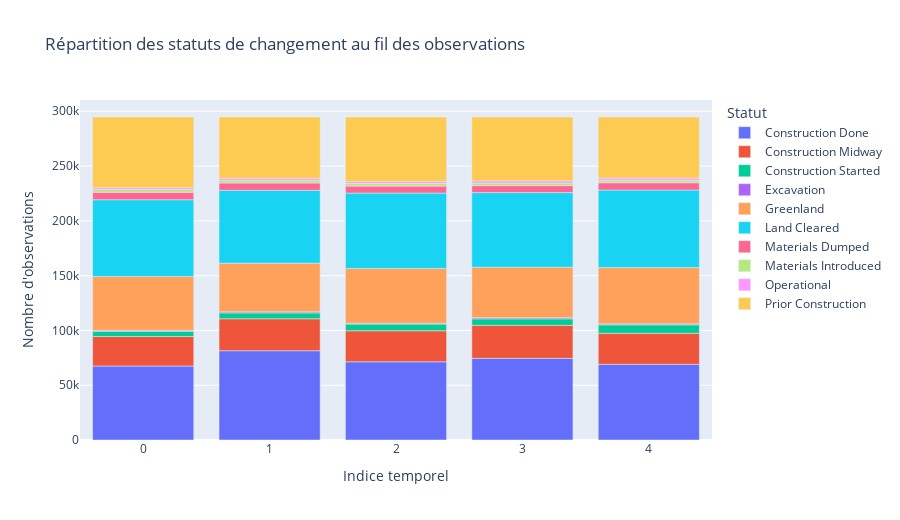

This figure's notebook cell:
### Code cell
status_counts = (
    df_status_long
    .groupby(["timepoint", "status"])
    .size()
    .reset_index(name="count")
)

fig = px.bar(
    status_counts,
    x="timepoint",
    y="count",
    color="status",
    title="Répartition des statuts de changement au fil des observations",
)

fig.update_layout(
    xaxis_title="Indice temporel",
    yaxis_title="Nombre d'observations",
    height=520,
    legend_title="Statut"
)

fig.show()

### Figure 1 — Plotly figure (JSON) as saved in the notebook; plotly's stock layout.template omitted (floating-point values rounded to 4 significant figures)
{"data": [{"hovertemplate": "status=Construction Done<br>timepoint=%{x}<br>count=%{y}<extra></extra>", "legendgroup": "Construction Done", "marker": {"color": "#636efa", "pattern": {"shape": ""}}, "name": "Construction Done", "orientation": "v", "showlegend": true, "textposition": "auto", "type": "bar", "x": [0, 1, 2, 3, 4], "xaxis": "x", "y": [67503, 81486, 71377, 74519, 69058], "yaxis": "y"}, {"hovertemplate": "status=Construction Midway<br>timepoint=%{x}<br>count=%{y}<extra></extra>", "legendgroup": "Construction Midway", "marker": {"color": "#EF553B", "pattern": {"shape": ""}}, "name": "Construction Midway", "orientation": "v", "showlegend": true, "textposition": "auto", "type": "bar", "x": [0, 1, 2, 3, 4], "xaxis": "x", "y": [26954, 29142, 28351, 30140, 28368], "yaxis": "y"}, {"hovertemplate": "status=Construction Started<br>timepoint=%{x}<br>count=%{y}<extra></extra>", "legendgroup": "Construction Started", "marker": {"color": "#00cc96", "pattern": {"shape": ""}}, "name": "Construction Started", "orientation": "v", "showlegend": true, "textposition": "auto", "type": "bar", "x": [0, 1, 2, 3, 4], "xaxis": "x", "y": [4694, 5375, 6053, 5939, 7636], "yaxis": "y"}, {"hovertemplate": "status=Excavation<br>timepoint=%{x}<br>count=%{y}<extra></extra>", "legendgroup": "Excavation", "marker": {"color": "#ab63fa", "pattern": {"shape": ""}}, "name": "Excavation", "orientation": "v", "showlegend": true, "textposition": "auto", "type": "bar", "x": [0, 1, 2, 3, 4], "xaxis": "x", "y": [898, 928, 816, 1068, 937], "yaxis": "y"}, {"hovertemplate": "status=Greenland<br>timepoint=%{x}<br>count=%{y}<extra></extra>", "legendgroup": "Greenland", "marker": {"color": "#FFA15A", "pattern": {"shape": ""}}, "name": "Greenland", "orientation": "v", "showlegend": true, "textposition": "auto", "type": "bar", "x": [0, 1, 2, 3, 4], "xaxis": "x", "y": [49162, 44394, 49960, 46014, 51311], "yaxis": "y"}, {"hovertemplate": "status=Land Cleared<br>timepoint=%{x}<br>count=%{y}<extra></extra>", "legendgroup": "Land Cleared", "marker": {"color": "#19d3f3", "pattern": {"shape": ""}}, "name": "Land Cleared", "orientation": "v", "showlegend": true, "textposition": "auto", "type": "bar", "x": [0, 1, 2, 3, 4], "xaxis": "x", "y": [70062, 66534, 68807, 68075, 70802], "yaxis": "y"}, {"hovertemplate": "status=Materials Dumped<br>timepoint=%{x}<br>count=%{y}<extra></extra>", "legendgroup": "Materials Dumped", "marker": {"color": "#FF6692", "pattern": {"shape": ""}}, "name": "Materials Dumped", "orientation": "v", "showlegend": true, "textposition": "auto", "type": "bar", "x": [0, 1, 2, 3, 4], "xaxis": "x", "y": [6818, 6683, 6325, 6405, 6620], "yaxis": "y"}, {"hovertemplate": "status=Materials Introduced<br>timepoint=%{x}<br>count=%{y}<extra></extra>", "legendgroup": "Materials Introduced", "marker": {"color": "#B6E880", "pattern": {"shape": ""}}, "name": "Materials Introduced", "orientation": "v", "showlegend": true, "textposition": "auto", "type": "bar", "x": [0, 1, 2, 3, 4], "xaxis": "x", "y": [2467, 2460, 2357, 2371, 2345], "yaxis": "y"}, {"hovertemplate": "status=Operational<br>timepoint=%{x}<br>count=%{y}<extra></extra>", "legendgroup": "Operational", "marker": {"color": "#FF97FF", "pattern": {"shape": ""}}, "name": "Operational", "orientation": "v", "showlegend": true, "textposition": "auto", "type": "bar", "x": [0, 1, 2, 3, 4], "xaxis": "x", "y": [1727, 1925, 1846, 2066, 1937], "yaxis": "y"}, {"hovertemplate": "status=Prior Construction<br>timepoint=%{x}<br>count=%{y}<extra></extra>", "legendgroup": "Prior Construction", "marker": {"color": "#FECB52", "pattern": {"shape": ""}}, "name": "Prior Construction", "orientation": "v", "showlegend": true, "textposition": "auto", "type": "bar", "x": [0, 1, 2, 3, 4], "xaxis": "x", "y": [64478, 55836, 58871, 58101, 55684], "yaxis": "y"}], "layout": {"barmode": "relative", "height": 520, "legend": {"title": {"text": "Statut"}, "tracegroupgap": 0}, "title": {"text": "Répartition des statuts de changement au fil des observations"}, "xaxis": {"anchor": "y", "domain": [0, 1], "title": {"text": "Indice temporel"}}, "yaxis": {"anchor": "x", "domain": [0, 1], "title": {"text": "Nombre d'observations"}}}}
